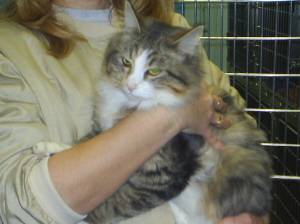
#> input picture 4)-Logistic-Regression/dataset/cats/cat.1066.jpg, 300 x 224 px, found by its file name; its folder holds only this picture in this run
$ python Log-Reg-Test.py
#> lines starting #> are read from the running program, lines starting #| are printed output that depends on the picture
# -*- coding: utf-8 -*-
"""
Created on Wed Oct 25 18:39:41 2023

@author: alooo
"""

# %%

import os
import numpy as np
import cv2
from tqdm import tqdm
import matplotlib.pyplot as plt

# %%

train_path = r"C:/Users/yusufesat/Desktop/Deep-Learning-5.0/4)-Logistic-Regression/dataset"
classes_id = []
target=[]
for idx,classes in enumerate(os.listdir(train_path)):
    file_names=os.listdir(train_path+'/'+classes)
    images=np.zeros((len(file_names),64,64))
    for( i,im_path) in tqdm(enumerate(file_names)):
        img=cv2.imread(train_path+'/'+classes +'/'+im_path,0)
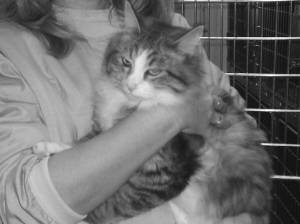
#> img: shape (224, 300); min 9, max 255, mean 112.9
        img=cv2.resize(img, (64,64))
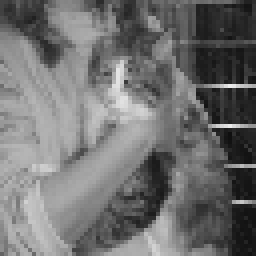
#> img: shape (64, 64) (shown 4 times larger); min 15, max 236, mean 112.5
        images[i,:]=img
        target.append(idx)
    classes_id.append(images)
#> pass 2 of the loop `for idx,classes in enumerate(os.listdir(train_path)):`:
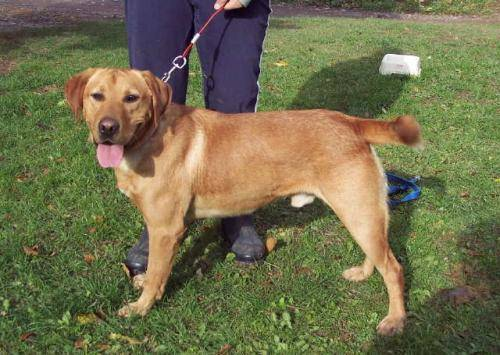
#> input picture 4)-Logistic-Regression/dataset/dogs/dog.1005.jpg, 500 x 355 px, found by its file name
#> `img=cv2.imread(train_path+'/'+classes +'/'+im_path,0)`:
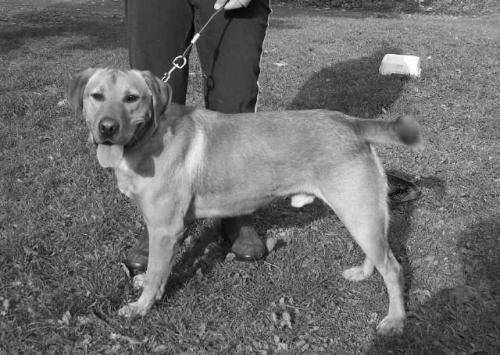
#> img: shape (355, 500); min 0, max 255, mean 108.5
#> `img=cv2.resize(img, (64,64))`:
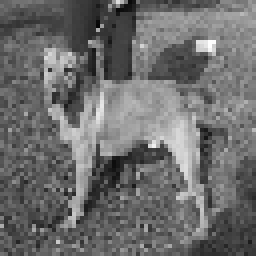
#> img: shape (64, 64) (shown 4 times larger); min 5, max 254, mean 108.5


x = np.concatenate((classes_id),axis=0)
y = np.array(target)

# %%
# Reshape yapmama gerek yok çünkü ilk cellde 64,64 yapıyoruz.
plt.subplot(1, 2, 1) # 1 satır 2 sütunluk 1. grafiğim
#> (the run stopped early here; a loop or call above may not have finished)
